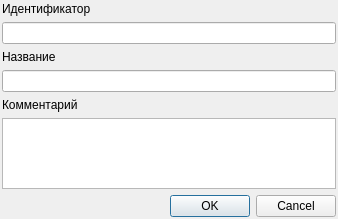
<?xml version="1.0" encoding="UTF-8"?>
<ui version="4.0">
 <class>Dialog</class>
 <widget class="QDialog" name="Dialog">
  <property name="geometry">
   <rect>
    <x>0</x>
    <y>0</y>
    <width>338</width>
    <height>219</height>
   </rect>
  </property>
  <property name="windowTitle">
   <string>Отчёт</string>
  </property>
  <property name="windowIcon">
   <iconset resource="../widgets/w_widgets.qrc">
    <normaloff>:/icons/fugue/report.png</normaloff>:/icons/fugue/report.png</iconset>
  </property>
  <layout class="QGridLayout" name="gridLayout">
   <property name="margin">
    <number>2</number>
   </property>
   <item row="0" column="0">
    <widget class="QLabel" name="label">
     <property name="text">
      <string>Идентификатор</string>
     </property>
     <property name="buddy">
      <cstring>identifier</cstring>
     </property>
    </widget>
   </item>
   <item row="1" column="0" colspan="2">
    <widget class="QLineEdit" name="identifier"/>
   </item>
   <item row="2" column="0">
    <widget class="QLabel" name="label_2">
     <property name="text">
      <string>Название</string>
     </property>
     <property name="buddy">
      <cstring>name</cstring>
     </property>
    </widget>
   </item>
   <item row="3" column="0" colspan="2">
    <widget class="QLineEdit" name="name"/>
   </item>
   <item row="4" column="0">
    <widget class="QLabel" name="label_3">
     <property name="text">
      <string>Комментарий</string>
     </property>
    </widget>
   </item>
   <item row="5" column="0" colspan="2">
    <widget class="QPlainTextEdit" name="description"/>
   </item>
   <item row="6" column="1">
    <widget class="QDialogButtonBox" name="buttonBox">
     <property name="orientation">
      <enum>Qt::Horizontal</enum>
     </property>
     <property name="standardButtons">
      <set>QDialogButtonBox::Cancel|QDialogButtonBox::Ok</set>
     </property>
    </widget>
   </item>
  </layout>
 </widget>
 <resources>
  <include location="../widgets/w_widgets.qrc"/>
 </resources>
 <connections>
  <connection>
   <sender>buttonBox</sender>
   <signal>rejected()</signal>
   <receiver>Dialog</receiver>
   <slot>reject()</slot>
   <hints>
    <hint type="sourcelabel">
     <x>316</x>
     <y>260</y>
    </hint>
    <hint type="destinationlabel">
     <x>286</x>
     <y>274</y>
    </hint>
   </hints>
  </connection>
 </connections>
</ui>
